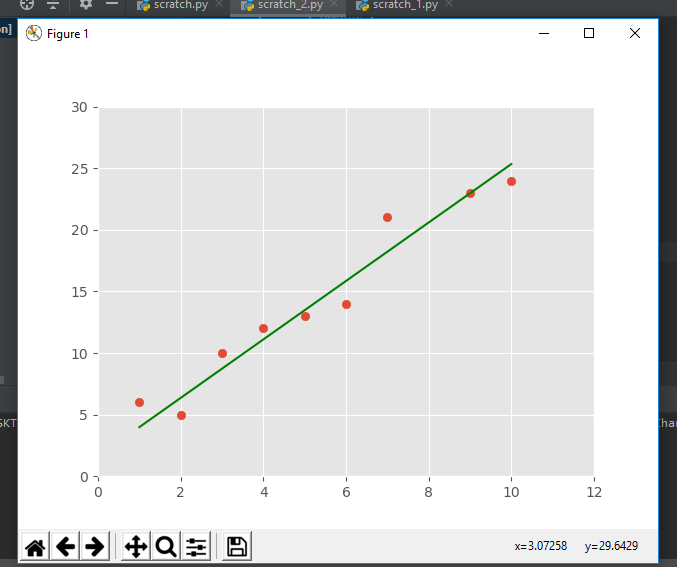

Here is the Python script that generated this plot:
import matplotlib.pyplot as plt
import matplotlib.style as style
import numpy as np

x=np.array([1,2,3,4,5,6,7,9,10])
y=np.array([6,5,10,12,13,14,21,23,24])
mc=0
bc=0
n=5
lr=0.01
itr=100
yp=np.array([])
def plot() :
        style.use("ggplot")
        plt.scatter(x, y, marker="o")
        plt.plot(x, yp, color="g")
        plt.axis([0, 12, 0, 30])
        plt.show()
for i in range(itr) :
        yp=mc*x+bc
        cost=(1/n)*sum([val**2 for val in (y-yp)])
        md=(-2/n)*sum((y-yp)*x)
        bd=(-2/n)*sum(y-yp)
        mc=mc-lr*md
        bc=bc-lr*bd
plot()
